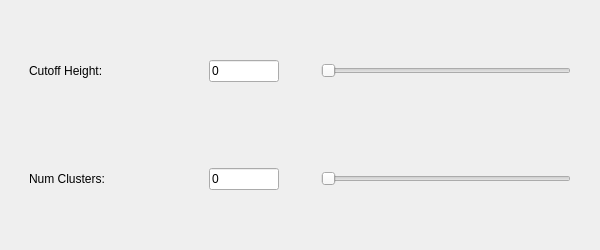
<?xml version="1.0" encoding="UTF-8"?>
<ui version="4.0">
 <class>ClustParaAdjustingDlg</class>
 <widget class="QDialog" name="ClustParaAdjustingDlg">
  <property name="geometry">
   <rect>
    <x>0</x>
    <y>0</y>
    <width>600</width>
    <height>250</height>
   </rect>
  </property>
  <property name="minimumSize">
   <size>
    <width>600</width>
    <height>200</height>
   </size>
  </property>
  <property name="maximumSize">
   <size>
    <width>700</width>
    <height>300</height>
   </size>
  </property>
  <property name="windowTitle">
   <string>Dialog</string>
  </property>
  <layout class="QHBoxLayout" name="horizontalLayout_2">
   <item>
    <layout class="QHBoxLayout" name="horizontalLayout">
     <item>
      <widget class="QWidget" name="lblWidget" native="true">
       <layout class="QVBoxLayout" name="verticalLayout">
        <item>
         <widget class="QWidget" name="distWidget" native="true">
          <layout class="QHBoxLayout" name="horizontalLayout_3">
           <item>
            <widget class="QLabel" name="distLbl">
             <property name="maximumSize">
              <size>
               <width>200</width>
               <height>22</height>
              </size>
             </property>
             <property name="text">
              <string>Cutoff Height:</string>
             </property>
            </widget>
           </item>
           <item>
            <widget class="QLineEdit" name="distVal">
             <property name="maximumSize">
              <size>
               <width>70</width>
               <height>22</height>
              </size>
             </property>
             <property name="text">
              <string>0</string>
             </property>
             <property name="readOnly">
              <bool>true</bool>
             </property>
            </widget>
           </item>
          </layout>
         </widget>
        </item>
        <item>
         <widget class="QWidget" name="widget_2" native="true">
          <layout class="QHBoxLayout" name="horizontalLayout_4">
           <item>
            <widget class="QLabel" name="minPtsLbl">
             <property name="maximumSize">
              <size>
               <width>200</width>
               <height>22</height>
              </size>
             </property>
             <property name="text">
              <string>Num Clusters:</string>
             </property>
            </widget>
           </item>
           <item>
            <widget class="QLineEdit" name="minPtsVal">
             <property name="maximumSize">
              <size>
               <width>70</width>
               <height>22</height>
              </size>
             </property>
             <property name="text">
              <string>0</string>
             </property>
             <property name="readOnly">
              <bool>true</bool>
             </property>
            </widget>
           </item>
          </layout>
         </widget>
        </item>
       </layout>
      </widget>
     </item>
     <item>
      <widget class="QWidget" name="sldrWidget" native="true">
       <layout class="QVBoxLayout" name="verticalLayout_2">
        <item>
         <widget class="QWidget" name="distSldrWidget" native="true">
          <layout class="QHBoxLayout" name="horizontalLayout_5">
           <item>
            <widget class="QSlider" name="distSldr">
             <property name="singleStep">
              <number>5</number>
             </property>
             <property name="orientation">
              <enum>Qt::Horizontal</enum>
             </property>
            </widget>
           </item>
          </layout>
         </widget>
        </item>
        <item>
         <widget class="QWidget" name="minPtsSldrWidget" native="true">
          <layout class="QHBoxLayout" name="horizontalLayout_6">
           <item>
            <widget class="QSlider" name="minPtsSldr">
             <property name="singleStep">
              <number>5</number>
             </property>
             <property name="orientation">
              <enum>Qt::Horizontal</enum>
             </property>
            </widget>
           </item>
          </layout>
         </widget>
        </item>
       </layout>
      </widget>
     </item>
    </layout>
   </item>
  </layout>
 </widget>
 <resources/>
 <connections/>
</ui>
